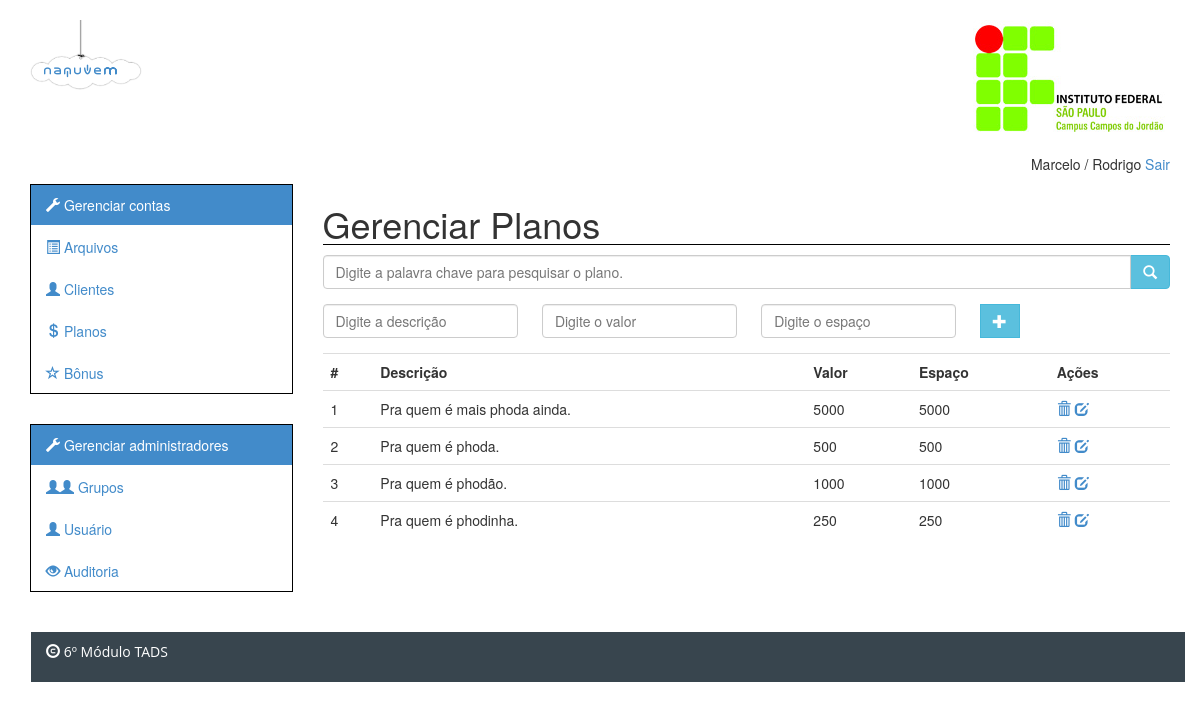
The app's page /index.php/adm_planos/listar with its own data.
### tables this page shows
CREATE TABLE `planos` (
  `codigo` int(11) NOT NULL AUTO_INCREMENT,
  `descricao` text NOT NULL,
  `valor` double NOT NULL,
  `espaco` bigint(20) NOT NULL,
  `nome` varchar(45) NOT NULL,
  PRIMARY KEY (`codigo`),
  UNIQUE KEY `nome_UNIQUE` (`nome`)
);

### src/application/controllers/adm_planos.php (called while the page is built, shortened)
<?php if ( ! defined('BASEPATH')) exit('No direct script access allowed');
class Adm_Planos extends CI_Controller {
	public function listar($pesquisa = null)
	{
		$this->load->model('PlanosModel', 'planos');
		if(!$pesquisa)
			$planos = $this->planos->get();
		else
			$planos = $this->planos->get_descricao($pesquisa);
		$dados = array(
			'planos' => $planos
		);
		$modulo = array('modulo' => 'adm_planos');
		$this->load->view('adm/layout/header');
		$this->load->view('adm/layout/menu');
		$this->load->view('adm/planos/listar', $dados);
		$this->load->view('adm/layout/footer', $modulo);
	}
}

### src/index.php (called while the page is built, shortened)
<?php
require_once BASEPATH.'core/CodeIgniter.php';

### src/application/models/planosmodel.php (called while the page is built, shortened)
<?php if (!defined('BASEPATH')) exit('No direct script access allowed');
	class PlanosModel extends CI_Model {
		public function get($codigo = NULL)
		{
			$this->db->order_by('descricao');
			if(!$codigo)
			{
				$query = $this->db->get('planos');
				return $query->result();
			}
			else
			{
				$where = array('codigo' => $codigo);
				$query = $this->db->get_where('planos', $where);
				return $query->row();
			}
		}
	}
?>

### src/application/views/adm/planos/listar.php (the view)
<section class = "col-sm-9" id = "content">
	<h1>Gerenciar Planos</h1>
	<form action="#" class="form-horizontal" id = "frm_pesquisa">
	   <div class="input-group">
	      <input type="text" class="form-control focusedInput" name = "pesquisa" id = "pesquisa"
	      placeholder = "Digite a palavra chave para pesquisar o plano.">
	      <span class="input-group-btn">
	        <button class="btn btn-info" type="button" id = "btn_pesquisa"><span id="search" class="glyphicon glyphicon-search"></span></button>
	      </span>
	    </div>
	</form>
	<form action="<?php echo site_url('adm_planos/insere_plano'); ?>" method = "post" class = "form-inline"
	id = "frm_cadastro">
			<div class="row">
				<div class="col-sm-3">
					<input type="text" class = "form-control required col-sm-5" name = "descricao" id = "descricao" placeholder = "Digite a descrição"/>
				</div>
				<div class="col-sm-3">
					<input type="number" class = "form-control required col-sm-5" name = "valor" id = "valor" placeholder = "Digite o valor"/>
				</div>
				<div class="col-sm-3">
					<input type="number" class = "form-control required" name = "espaco" id = "espaco" placeholder = "Digite o espaço"/>
				</div>
				<div class="col-sm-2">
					<span class="input-group-btn">
						<button class="btn btn-info" type = "submit" title = "Inserir novo plano" alt = "Inserir novo plano">
							<span class="glyphicon glyphicon-plus" ></span>
						</button>
					</span>
				</div>
			</div>
	</form>
	<table class="table">
		<tr>
			<th>#</th>
			<th>Descrição</th>
			<th>Valor</th>
			<th>Espaço</th>
			<th>Ações</th>
		</tr>
		<?php
			$cont = 1;
			foreach($planos as $plano)
			{
		?>
				<tr>
						<td><?php echo $cont; ?></td>
						<td><?php echo $plano->descricao; ?></td>
						<td><?php echo $plano->valor; ?></td>
						<td><?php echo $plano->espaco; ?></td>
						<td>
							<a href="#" title="Excluir">
								<span class="glyphicon glyphicon-trash" tag = "<?php echo $plano->codigo; ?>"></span>
							</a>
							<a href="<?php echo site_url('/adm_planos/editar/' . $plano->codigo); ?>" title="Editar">
								<span class="glyphicon glyphicon-edit"></span>
							</a>
						</td>
					</tr>
		<?
				$cont++;
			}
		?>
	</table>
</section>

### src/css/estilo_admin.css (style rules this page uses)
h1 { border-bottom: 1px solid black; }
#frm_cadastro { padding: 15px 0px 15px 0px; }

### records on screen
planos: descricao "Pra quem é mais phoda ainda.", valor "5000", espaco "5000"
planos: descricao "Pra quem é phoda.", valor "500", espaco "500"
planos: descricao "Pra quem é phodão.", valor "1000", espaco "1000"
planos: descricao "Pra quem é phodinha.", valor "250", espaco "250"
